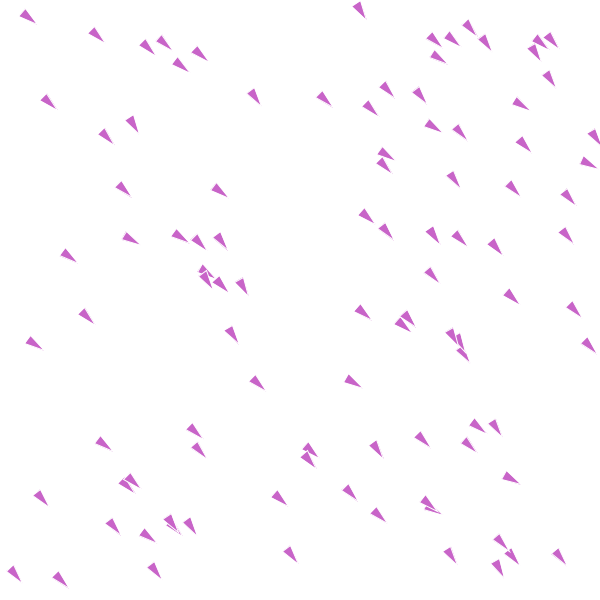
Frame 1 (no input)
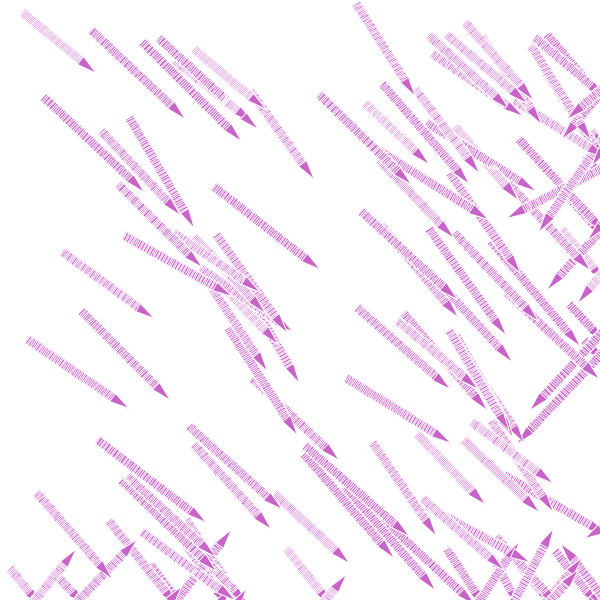
Frame 60 (the mouse pressed at the canvas centre just before this capture)
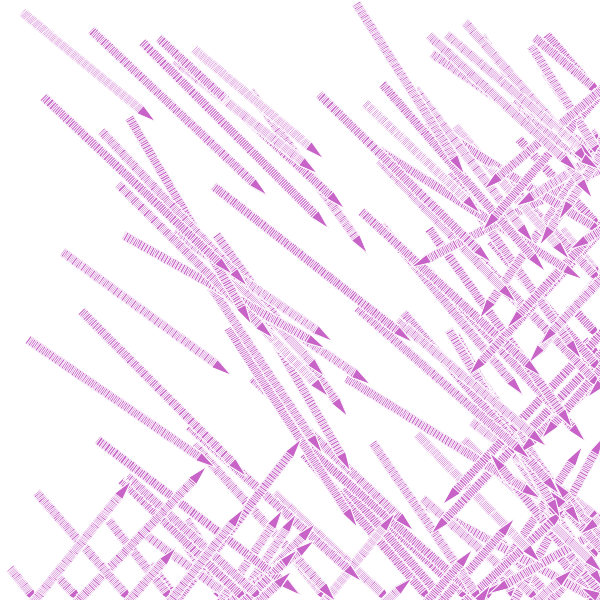
Frame 120 (the mouse held since frame 60 and released just before this capture)

The Processing sketch that drew these frames (run headless with seeded random() and noise(); from frame 60 on, the mouse is pressed at the canvas centre):

// Processing sketch: main
// ── main.pde
boolean centering = false;
boolean vMatching = false;
boolean colAvoidance = false;
boolean wandering = false;
boolean animating = true;
boolean clear = false;
boolean leavePath = false;
boolean attract = false;
boolean pressed = false;
float posX = 0, posY = 0;

float time = 0;
float totalAnimationTime = 10;
float timeStep = 0;

float velMin = 100, velMax = 200;
double epsilon = 0.000001;

ArrayList<boid> boids = new ArrayList<boid>();

void setup()
{
  size(600, 600);
  //frameRate(30);
  timeStep = 0.008;
  
  background(#FFFFFF);
  for(int x = 0; x < 100; x++)
  {
    boids.add(new boid(random(600),random(600)));
    boid b = boids.get(x);
    b.vx = random(velMin, velMax);
    b.vy = random(velMin, velMax);
  }
}
void draw()
{
  if(clear)
  {
    background(#FFFFFF);
    clear = false;
  }
  if(leavePath)
    background(#FFFFFF);
  for(int i = 0; i < boids.size(); i++)
  {
    //if(i == 0 && animating)
    // println();
    boid b = boids.get(i);
    b.drawShape(5);
    if(animating)
    {
      float sum = 0;
      float centerx = 0, centery = 0;
      float velx = 0, vely = 0;
      float colx = 0, coly = 0;
      for(int j = 0; j < boids.size(); j++)
      {
        if(i != j)
        {
          boid b1 = boids.get(j);
          float dist = sqrt((b.x - b1.x)*(b.x - b1.x) + (b.y - b1.y)*(b.y - b1.y));

          if(dist > 0 && dist < 200)
          {
            sum += 1.0/(dist*dist + epsilon);
            centerx += (b1.x - b.x)/(dist*dist + epsilon);
            centery += (b1.y - b.y)/(dist*dist + epsilon);
          }
            velx += (b1.vx - b.vx)/(dist*dist + epsilon);
            vely += (b1.vy - b.vy)/(dist*dist + epsilon);
          //}
          if(dist > 0 && dist < 100)
          {
            colx += (b.x - b1.x)/(dist*dist + epsilon);
            coly += (b.y - b1.y)/(dist*dist + epsilon);
          }
        }
      }
      
      float mouseDist = sqrt((b.x - posX)*(b.x - posX) + (b.y - posY)*(b.y - posY));
      
      if(pressed)
      {
        //if(mouseDist < 50)
        //{
          if(attract)
          {
            b.fmx = (posX - b.x);
            b.fmy = (posY - b.y);
          }
          else
          {
            b.fmx = -1*(posX - b.x);
            b.fmy = -1*(posY - b.y);
          }
        //}
        //else
        //{
        //  b.fmx = 0;
        //  b.fmy = 0;
        //}
      }
      else
        {
          b.fmx = 0;
          b.fmy = 0;
        }
      
      if(wandering)
      {
        b.fwx = random(-10, 10);
        b.fwy = random(-10, 10);
      }
      else
      {
        b.fwx = 0;
        b.fwy = 0;
      }
      if(centering)
      {
        sum += epsilon;
        //println("inside");
        b.ffcx = centerx/sum;
        b.ffcy = centery/sum;
      }
      else
      {
        b.ffcx = 0;
        b.ffcy = 0;
      }
      if(colAvoidance)
      {
        b.fcax = colx;
        b.fcay = coly;
      }
      else
      {
        b.fcax = 0;
        b.fcay = 0;
      }
      if(vMatching)
      {
        b.fvmx = velx;//sum;
        b.fvmy = vely;//sum;
        //print(b.fvmx, " ", b.fvmy, "\n");
      }
      else
      {
        b.fvmx = 0;
        b.fvmy = 0;
      }
      //if(b.fcax != 0)
      //  println(b.fcax);
      b.vx = b.vx + timeStep*(b.fwx + 10*b.ffcx + 100*b.fcax + 1000*b.fvmx + 100*b.fmx)/b.mass;
      b.vy = b.vy + timeStep*(b.fwy + 10*b.ffcy + 100*b.fcay + 1000*b.fvmy + 100*b.fmy)/b.mass;
      
      if(b.vx > velMax)
        b.vx = velMax;
      if(b.vy > velMax)
        b.vy = velMax;
      if(b.vx >= 0 && b.vx < velMin)
        b.vx = velMin;
      if(b.vy >= 0 && b.vy < velMin)
        b.vy = velMin;
        
      if(b.vx < -velMax)
        b.vx = -velMax;
      if(b.vy < -velMax)
        b.vy = -velMax;
      if(b.vx < 0 && b.vx > -velMin)
        b.vx = -velMin;
      if(b.vy < 0 && b.vy > -velMin)
        b.vy = -velMin;
      //print(" "+b.vx+"\n");
      
      if(b.x + timeStep*b.vx > 600 || b.x + timeStep*b.vx < 0)
        b.vx = -b.vx;
      if(b.y + timeStep*b.vy > 600 || b.y + timeStep*b.vy < 0)
        b.vy = -b.vy;
      b.x = b.x + timeStep*b.vx;
      b.y = b.y + timeStep*b.vy;
    }
  }
  time += timeStep;
}
void randomize()
{
  for(int i = 0; i < boids.size(); i++)
  {
    boid b = boids.get(i);
    b.x = random(600);
    b.y = random(600);
    b.vx = random(velMin, velMax);
    b.vy = random(velMin, velMax);
  }
}

// ── boid.pde
class boid
{
  float x=0, y=0;
  float vx, vy;
  float fwx, fwy;  //wandering force
  float ffcx, ffcy;  //flock centering
  float fcax, fcay;  //collision avoidance
  float fvmx, fvmy;  //velocity matching
  float fmx, fmy;    //mouse force
  float mass= 1.0;
  
  boid(float X, float Y) 
  {
    x = X;
    y = Y;
  }
  void drawShape(int r)
  {
    PVector p = new PVector(vx,vy);
    float theta = p.heading() + radians(90);
    fill(200, 100, 200);
    stroke(255);
    pushMatrix();
    translate(x, y);
    rotate(theta);
    beginShape(TRIANGLES);
    vertex(0, -r*2);
    vertex(-r, r*2);
    vertex(r, r*2);
    endShape();
    popMatrix();
    //ellipse(x, y, r, r);
  }
}

// ── gui.pde
void keyPressed()
{
  if(key == '1') 
  {
    centering = !centering;
    println("Centering:", centering, "Collisions:", colAvoidance, "Velocity matching:", vMatching, "Wandering:", wandering);
  }
  if(key == '2') 
  {
    vMatching = !vMatching;
    println("Centering:", centering, "Collisions:", colAvoidance, "Velocity matching:", vMatching, "Wandering:", wandering);
  }
  if(key == '3') 
  {
    colAvoidance = !colAvoidance;
    println("Centering:", centering, "Collisions:", colAvoidance, "Velocity matching:", vMatching, "Wandering:", wandering);
  }
  if(key == '4') 
  {
    wandering = !wandering;
    println("Centering:", centering, "Collisions:", colAvoidance, "Velocity matching:", vMatching, "Wandering:", wandering);
  }
  if(key == 'c')
  {
    clear = true;
    animating = false;
  }
  if(key == 'p')
    leavePath = !leavePath;
  if(key == 's')
  {
   randomize();
  }
  if(key == ' ')
  {
    animating = !animating;
  }
  if(key == 'a')
  {
    attract = true;
  }
  if(key == 'r')
  {
    attract = false;
  }
  if(key == '+' || key == '=')
  {
    if(boids.size() <= 100)
    {
      boids.add(new boid(random(600),random(600)));
      boid b = boids.get(boids.size() - 1);
      b.vx = random(-velMax, velMax);
      b.vy = random(-velMax, velMax);
    }
    else
      println("Reached 100 boids!");
  }
  if(key == '-')
  {
   if(boids.size() != 0)
   {
     boids.remove(boids.size() - 1);
   }
   else
     println("No boids to delete!");
  }
}
void mouseDragged()
{
  pressed = true;
  posX = mouseX;
  posY = mouseY;
}
void mouseReleased()
{
  pressed = false;
}
